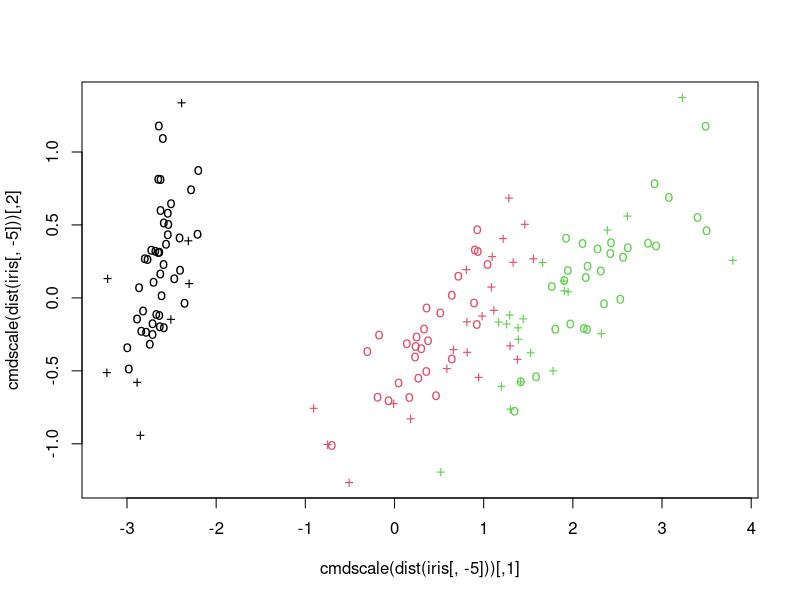
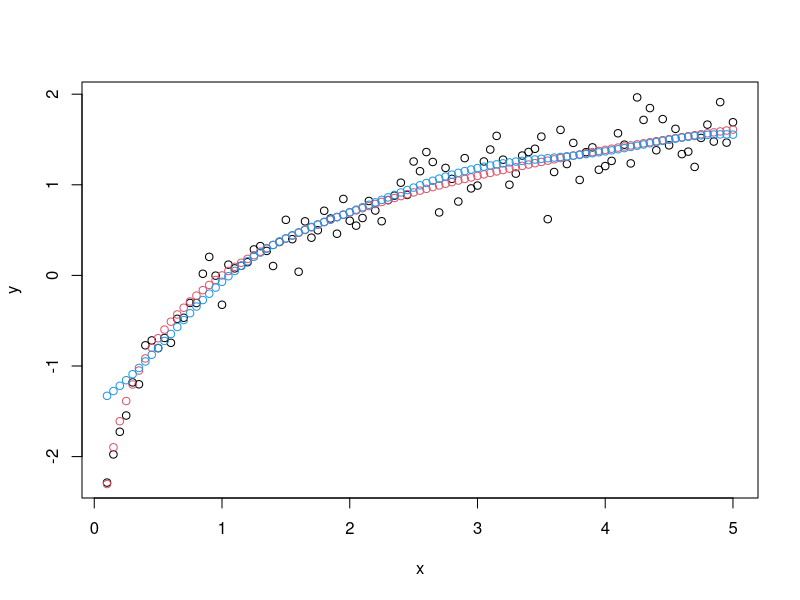
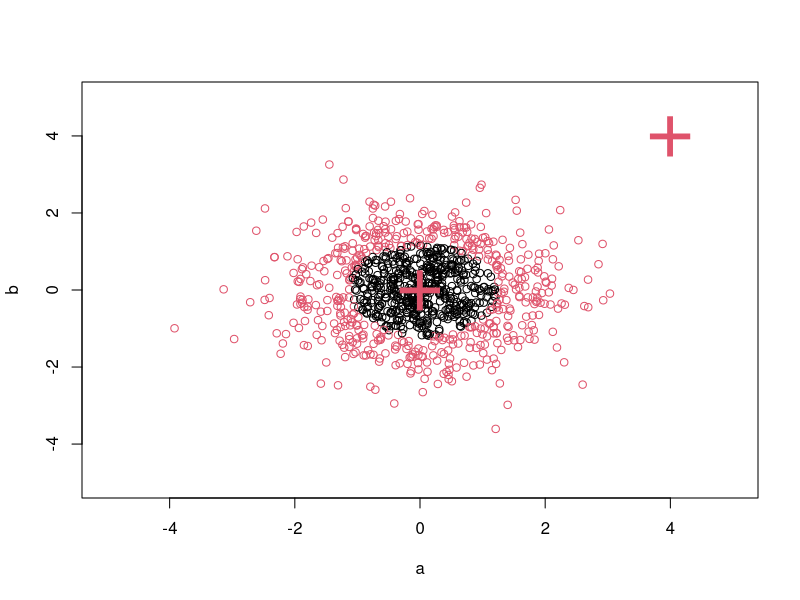

Generate these figures, in order, with R:
library(e1071)


### Name: svm
### Title: Support Vector Machines
### Aliases: svm svm.default svm.formula summary.svm print.summary.svm
###   print.svm
### Keywords: neural nonlinear classif

### ** Examples

data(iris)
attach(iris)

## classification mode
# default with factor response:
model <- svm(Species ~ ., data = iris)

# alternatively the traditional interface:
x <- subset(iris, select = -Species)
y <- Species
model <- svm(x, y) 

print(model)
summary(model)

# test with train data
pred <- predict(model, x)
# (same as:)
pred <- fitted(model)

# Check accuracy:
table(pred, y)

# compute decision values and probabilities:
pred <- predict(model, x, decision.values = TRUE)
attr(pred, "decision.values")[1:4,]

# visualize (classes by color, SV by crosses):
plot(cmdscale(dist(iris[,-5])),
     col = as.integer(iris[,5]),
     pch = c("o","+")[1:150 %in% model$index + 1])

## try regression mode on two dimensions

# create data
x <- seq(0.1, 5, by = 0.05)
y <- log(x) + rnorm(x, sd = 0.2)

# estimate model and predict input values
m   <- svm(x, y)
new <- predict(m, x)

# visualize
plot(x, y)
points(x, log(x), col = 2)
points(x, new, col = 4)

## density-estimation

# create 2-dim. normal with rho=0:
X <- data.frame(a = rnorm(1000), b = rnorm(1000))
attach(X)

# traditional way:
m <- svm(X, gamma = 0.1)

# formula interface:
m <- svm(~., data = X, gamma = 0.1)
# or:
m <- svm(~ a + b, gamma = 0.1)

# test:
newdata <- data.frame(a = c(0, 4), b = c(0, 4))
predict (m, newdata)

# visualize:
plot(X, col = 1:1000 %in% m$index + 1, xlim = c(-5,5), ylim=c(-5,5))
points(newdata, pch = "+", col = 2, cex = 5)

# weights: (example not particularly sensible)
i2 <- iris
levels(i2$Species)[3] <- "versicolor"
summary(i2$Species)
wts <- 100 / table(i2$Species)
wts
m <- svm(Species ~ ., data = i2, class.weights = wts)
